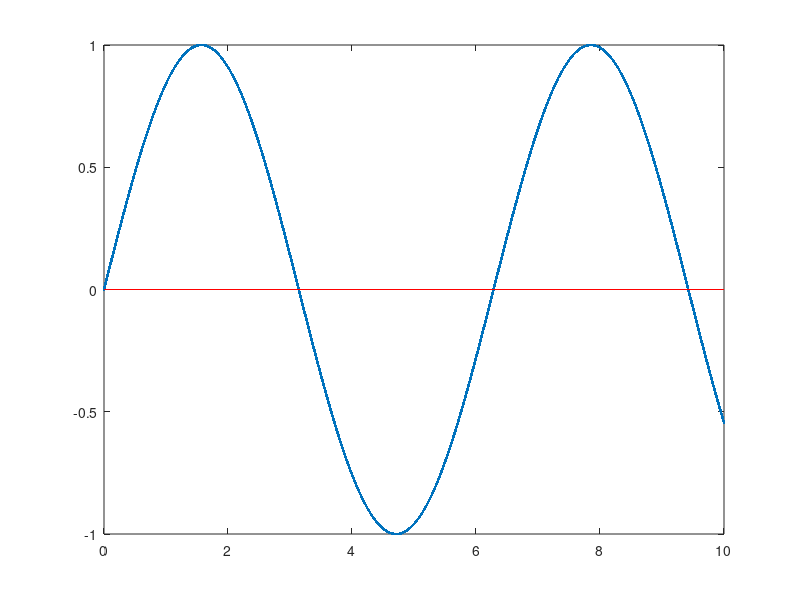

This chart was generated by the following MATLAB code:
close all,clearvars,clc

x= linspace(0,10,1000000);
y=sin(x);
y_check=0;

plot(x,y,'.'),hold on ,plot([0 10],[y_check y_check],'r')

y_greater=y> y_check;  % this will check each value of y

final_percentage=sum(y_greater)/length(y) *100
